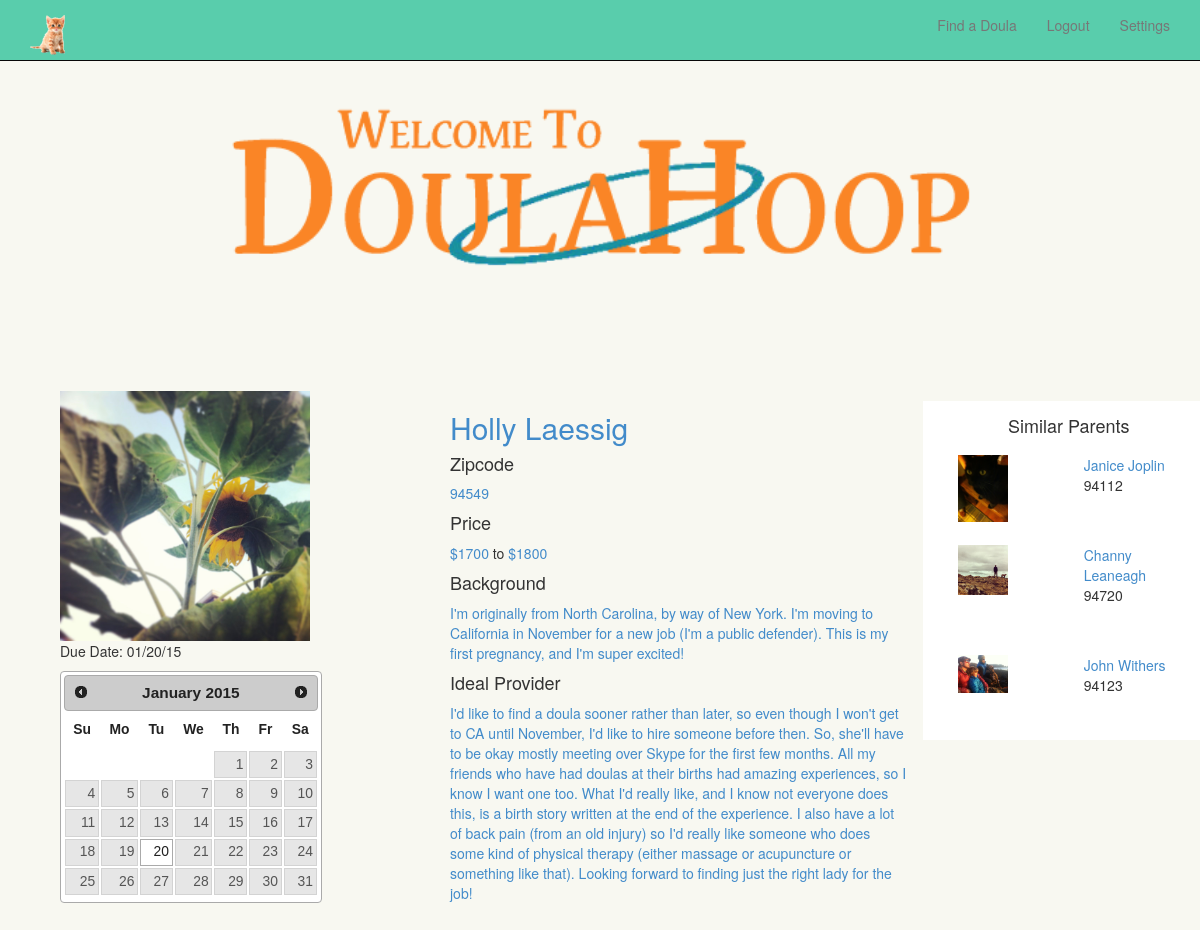
/parent/5 (signed in), run on the app's committed database.
### model.py (models this page shows)
class Parent(Base):
	__tablename__ = "parents"
	id = Column(Integer, primary_key = True)
	email = Column(String(64), nullable = False)
	password = Column(String(64), nullable = False)
	firstname = Column(String(64), nullable = True)
	lastname = Column(String(64), nullable = True)
	price_min = Column(Integer, nullable = True)
	price_max = Column(Integer, nullable = True)
	background = Column(Text, nullable = True)
	image = Column(String(64), nullable = True)
	zipcode = Column(String(64), nullable = True)
	zipcode_lat = Column(Integer, nullable = True)
	zipcode_lng = Column(Integer, nullable = True)
	display_name = Column(String(64), nullable = True)
	ideal_doula_nar = Column(Text, nullable = True)
	visibility = Column(String(64), nullable = True)
	due_date = Column(DateTime, nullable = True)
	def parse_parent_form_data(self, data):
		self.email = data.get('email')
		self.firstname = data.get('firstname')
		self.lastname = data.get('lastname')
		self.price_min = data.get('price_min')
		self.price_max = data.get('price_max')
		self.background = data.get('background')
		self.image = data.get('image')
		self.zipcode = data.get('zipcode')
		self.practice = data.get('practice')
		self.display_name = data.get('display_name')
		self.ideal_doula_nar = data.get('ideal_doula_nar')
		self.visibility = data.get('visibility')
		password = data.get('password')
		hashed_pw = passwords.set_password(password)
		self.password = hashed_pw
		unicode_due_date = data.get('due_date')
		self.due_date = datetime.datetime.strptime(data.get('due_date'), "%Y-%m-%d")
	def store_coordinates(self, lat, lng):
		self.zipcode_lat = lat
		self.zipcode_lng = lng
	def is_authenticated(self):
		return True
	def is_active(self):
		return True
	def is_anonymous(self):
		return False
	def get_id(self):
		return unicode(self.id)
	def is_doula(self):
		return False

### app.py (the view)
@app.route('/parent/<int:id>') #change this route to include the parents's <int:id> in the url
@login_required
def display_user_profile(id):
	parent = model.session.query(model.Parent).get(id)
	if parent.visibility == "doulas" and not current_user.is_doula() and current_user.id != parent.id:
		flash('This user has chosen to be visible to doulas only')
		return render_template('blank.html')
	elif parent.visibility == 'none' and current_user.id != parent.id:
		flash('This user has chosen to be invisible')
		return render_template('blank.html')
	due_date = parent.due_date.strftime("%m/%d/%y")
	suggested_parent_list = users.suggest_parents()
	return render_template('user-profile.html', parent = parent,
												due_date = due_date,
												suggested_parent_list = suggested_parent_list)

### app.py (called while the page is built)
@login_manager.user_loader
def load_user(user_id):
	role = session.get('role', None)
	if role == 'doula':
		return model.session.query(model.Doula).get(user_id)
	elif role == 'parent':
		return model.session.query(model.Parent).get(user_id)
	return None

### model.py (called while the page is built)
	def is_authenticated(self):
		return True

	def is_doula(self):
		return True

### users.py (called while the page is built)
def suggest_parents():
	parent_list = model.session.query(model.Parent).all()
	if len(parent_list) > 4:
		suggested_parent_list = []
		for i in range(1,4):
			parent = parent_list.pop(randint(0, len(parent_list) - 1))
			suggested_parent_list.append(parent)
		return suggested_parent_list
	return None

### templates/user-profile.html (shortened to what this page needs)
{% extends 'logged-in-base.html' %}
{% block body %}
<div class="container">
  <div class="row">
      <div class="col-md-4 col-sm-5" id="profile-column-left">
        <div id="parent-profile-pic"> <img width="250" src="/static/images/uploads/parent_{{ parent.id }}.jpg">
        </div>
        <div id="calendar" width="150">
          <p>Due Date: {{ due_date }}</p>
        </div>
      </div>
      <div class="col-md-5 col-sm-7" id="profile-column-middle">
        <h2>
          <a href="#" class="editable" data-type="text" data-pk="{{ parent.id }}" data-name="firstname" data-original-title title data-url="/parent_edit" data-title="Enter your first name">{{ parent.firstname }} </a>
          <a href="#" class="editable" data-type="text" data-pk="{{ parent.id }}" data-name="lastname" data-original-title title data-url="/parent_edit" data-title="Enter your last name">{{ parent.lastname }} </a>
        <h4> Zipcode </h4>
          <a href="#" class="editable" data-type="text" data-pk="{{ parent.id }}" data-name="zipcode" data-original-title title data-url="/parent_edit" data-title="Enter your zipcode">{{ parent.zipcode }}</a>
        <h4> Price </h4>
          <a href="#" class="editable" data-type="number" data-pk="{{ parent.id }}" data-name="price_min" data-original-title title data-url="/parent_edit" data-title="Enter the minimum you'd like to pay">${{ parent.price_min }}</a>
          to <a href="#" class="editable" data-type="number" data-pk="{{ parent.id }}" data-name="price_max" data-original-title title data-url="/parent_edit" data-title="Enter the maximum you'd like to pay">${{ parent.price_max }}</a>
        <h4> Background </h4>
          <a href="#" class="editable" data-type="text" data-pk="{{ parent.id }}" data-name="background" data-original-title title data-url="/parent_edit" data-title="Give some background about yourself">{{ parent.background }}</a>
        <h4> Ideal Provider </h4>
          <a href="#" class="editable" data-type="text" data-pk="{{ parent.id }}" data-name="ideal_nar" data-original-title title data-url="/parent_edit" data-title="Describe your ideal doula">{{ parent.ideal_doula_nar }} </a>
      </div>
      <div class="col-md-3 col-xs-12" id="profile-column-right">
        {% if suggested_parent_list != None %}
          <div class="col-xs-12">
            <h4 style="text-align: center">Similar Parents</h4>
          </div>
            {% for s_parent in suggested_parent_list %}
              {% if s_parent.id != parent.id %}
                <div class="suggestion col-xs-4 col-md-12">
                  <div class="col-xs-6" id="suggestion-1-thumb">
                    <img style="margin:2" width=50 src="/static/images/uploads/{{ s_parent.image }}">
                  </div>
                  <div class="col-xs-6" id="suggestion-1-desc">
                    <p> <a href="/parent/{{ s_parent.id }}">{{ s_parent.firstname }} {{ s_parent.lastname }}</a>
                      {{ s_parent.zipcode }}
                    </p>
                    <br>
                  </div>
                </div>
              {% endif %}
          {% endfor %}
        {% endif %}
      </div>
  </div>
</div>
{% endblock %}

### static/styles2.css (style rules this page uses)
.row a { text-decoration: none; }
#profile-column-left { text-align:left; }
#profile-column-middle { text-align:left; }
#profile-column-right { text-align:left; background-color: white; padding: 5px; margin-top: 10px; }
.suggestion { text-align: left; margin-top: 10px; margin-bottom: 10px; }
body { background-color: #F8F8F1; }

### data on the page
Parent: firstname "Holly", lastname "Laessig", zipcode "94549", price_min "1700", price_max "1800", background "I'm originally from North Carolina, by way of New York. I'm moving to California in November for a new job (I'm a public defender). This is my first pregnancy, and I'm super excited!", ideal_doula_nar "I'd like to find a doula sooner rather than later, so even though I won't get to CA until November, I'd like to hire someone before then. So, she'll have to be okay mostly meeting over Skype for the first few months. All my friends who have had doulas at their births had amazing experiences, so I know I want one too. What I'd really like, and I know not everyone does this, is a birth story written at the end of the experience. I also have a lot of back pain (from an old injury) so I'd really like someone who does some kind of physical therapy (either massage or acupuncture or something like that). Looking forward to finding just the right lady for the job!"
Parent: image (picture), firstname "Janice", lastname "Joplin", zipcode "94112"
Parent: image (picture), firstname "Channy", lastname "Leaneagh", zipcode "94720"
Parent: image (picture), firstname "John", lastname "Withers", zipcode "94123"

### other printed values
{{ due_date }} "01/20/15"
